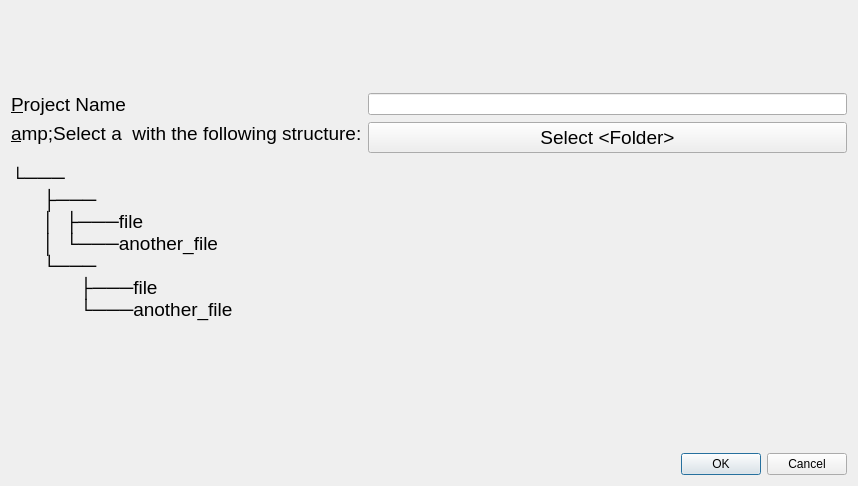
<?xml version="1.0" encoding="UTF-8"?>
<ui version="4.0">
 <class>Dialog</class>
 <widget class="QDialog" name="Dialog">
  <property name="geometry">
   <rect>
    <x>0</x>
    <y>0</y>
    <width>858</width>
    <height>486</height>
   </rect>
  </property>
  <property name="windowTitle">
   <string>Select Folder..</string>
  </property>
  <layout class="QVBoxLayout" name="verticalLayout_2">
   <item>
    <layout class="QVBoxLayout" name="verticalLayout">
     <item>
      <layout class="QFormLayout" name="formLayout">
       <item row="1" column="0">
        <widget class="QLabel" name="label_3">
         <property name="font">
          <font>
           <pointsize>14</pointsize>
          </font>
         </property>
         <property name="text">
          <string>&amp;Project Name</string>
         </property>
         <property name="buddy">
          <cstring>projectNameQLineEdit</cstring>
         </property>
        </widget>
       </item>
       <item row="1" column="1">
        <widget class="QLineEdit" name="projectNameQLineEdit"/>
       </item>
       <item row="2" column="0">
        <widget class="QLabel" name="label_2">
         <property name="font">
          <font>
           <pointsize>14</pointsize>
          </font>
         </property>
         <property name="text">
          <string>&amp;Select a &lt;FOLDER&gt; with the following structure:

└───&lt;FOLDER&gt;
      ├───&lt;SUBFOLDER_1&gt;
      │  ├───file
      │  └───another_file
      └───&lt;SUBFOLDER_2&gt;
             ├───file
             └───another_file

</string>
         </property>
         <property name="buddy">
          <cstring>selectFolderButton</cstring>
         </property>
        </widget>
       </item>
       <item row="2" column="1">
        <widget class="SelectFolderQPushButton" name="selectFolderButton">
         <property name="font">
          <font>
           <pointsize>14</pointsize>
          </font>
         </property>
         <property name="text">
          <string>Select &lt;Folder&gt;</string>
         </property>
        </widget>
       </item>
       <item row="0" column="1">
        <spacer name="verticalSpacer">
         <property name="orientation">
          <enum>Qt::Vertical</enum>
         </property>
         <property name="sizeHint" stdset="0">
          <size>
           <width>20</width>
           <height>40</height>
          </size>
         </property>
        </spacer>
       </item>
       <item row="3" column="1">
        <spacer name="verticalSpacer_2">
         <property name="orientation">
          <enum>Qt::Vertical</enum>
         </property>
         <property name="sizeHint" stdset="0">
          <size>
           <width>20</width>
           <height>40</height>
          </size>
         </property>
        </spacer>
       </item>
      </layout>
     </item>
    </layout>
   </item>
   <item>
    <widget class="QDialogButtonBox" name="buttonBox">
     <property name="orientation">
      <enum>Qt::Horizontal</enum>
     </property>
     <property name="standardButtons">
      <set>QDialogButtonBox::Cancel|QDialogButtonBox::Ok</set>
     </property>
    </widget>
   </item>
  </layout>
 </widget>
 <customwidgets>
  <customwidget>
   <class>SelectFolderQPushButton</class>
   <extends>QPushButton</extends>
   <header>button.h</header>
  </customwidget>
 </customwidgets>
 <tabstops>
  <tabstop>projectNameQLineEdit</tabstop>
  <tabstop>selectFolderButton</tabstop>
 </tabstops>
 <resources/>
 <connections>
  <connection>
   <sender>buttonBox</sender>
   <signal>rejected()</signal>
   <receiver>Dialog</receiver>
   <slot>reject()</slot>
   <hints>
    <hint type="sourcelabel">
     <x>476</x>
     <y>481</y>
    </hint>
    <hint type="destinationlabel">
     <x>286</x>
     <y>274</y>
    </hint>
   </hints>
  </connection>
 </connections>
</ui>
